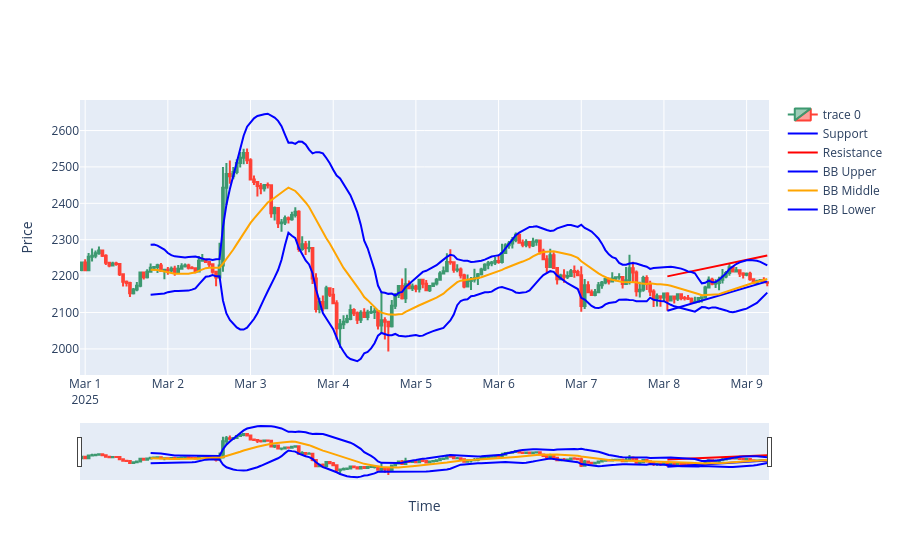
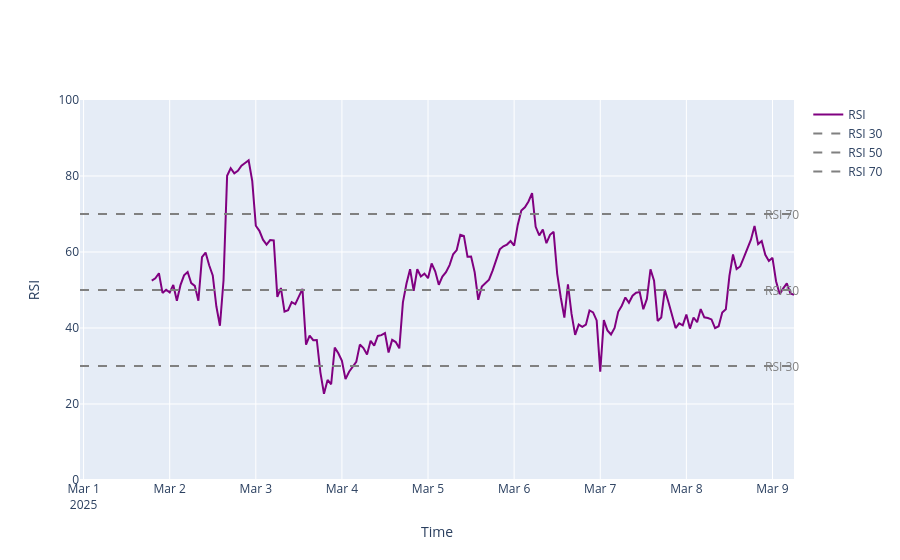

Notebook source saved alongside these figures, in order:
### Markdown cell above
SUPPORT & RESISTANCE hadgalsanaas hoish db-nees data tataj chart zurj shalgah heseg

### Code cell
# ==== db-nees data tataj chart zurah =====
df = fetch_data_from_db(window_size=200, start_date=None, end_date=None)

# Plot candlestick chart with support, resistance, and Bollinger Bands
fig = go.Figure(data=[go.Candlestick(x=df.index,
                open=df['open'],
                high=df['high'],
                low=df['low'],
                close=df['close'])])
fig.add_trace(go.Scatter(x=df.index, y=df['support'], mode='lines', name='Support', line=dict(color='blue')))
fig.add_trace(go.Scatter(x=df.index, y=df['resistance'], mode='lines', name='Resistance', line=dict(color='red')))
fig.add_trace(go.Scatter(x=df.index, y=df['bb_upper'], mode='lines', name='BB Upper', line=dict(color='blue')))
fig.add_trace(go.Scatter(x=df.index, y=df['bb_middle'], mode='lines', name='BB Middle', line=dict(color='orange')))
fig.add_trace(go.Scatter(x=df.index, y=df['bb_lower'], mode='lines', name='BB Lower', line=dict(color='blue')))

fig.update_layout(
    xaxis=dict(
        title="Time"
    ),
    yaxis=dict(
        title="Price"
    )
)

fig.show()

# Plot RSI chart separately
rsi_fig = go.Figure()
rsi_fig.add_trace(go.Scatter(x=df.index, y=df['rsi'], mode='lines', name='RSI', line=dict(color='purple')))

# Add RSI level lines
rsi_levels = [30, 50, 70]
for level in rsi_levels:
    rsi_fig.add_trace(go.Scatter(x=[df.index[0], df.index[-1]], y=[level, level], mode='lines', name=f'RSI {level}', line=dict(color='grey', dash='dash')))

# Update layout for RSI chart
rsi_fig.update_layout(
    yaxis=dict(
        title="RSI",
        range=[0, 100]
    ),
    xaxis=dict(
        title="Time"
    ),
    annotations=[
        dict(
            x=1.01,
            y=level,
            xref='paper',
            yref='y',
            text=f'RSI {level}',
            showarrow=False,
            font=dict(color='grey')
        ) for level in rsi_levels
    ]
)

rsi_fig.show()

### Figure 1 — Plotly figure (JSON) as saved in the notebook; plotly's stock layout.template omitted (floating-point values rounded to 4 significant figures; data arrays with more than 128 entries replaced by an {"elided": "..."} marker saying what was removed)
{"data": [{"close": {"elided": "200 float values"}, "high": {"elided": "200 float values"}, "low": {"elided": "200 float values"}, "open": {"elided": "200 float values"}, "type": "candlestick", "x": {"elided": "200 str values"}}, {"line": {"color": "blue"}, "mode": "lines", "name": "Support", "type": "scatter", "x": {"elided": "200 str values"}, "y": {"elided": "200 float values"}}, {"line": {"color": "red"}, "mode": "lines", "name": "Resistance", "type": "scatter", "x": {"elided": "200 str values"}, "y": {"elided": "200 float values"}}, {"line": {"color": "blue"}, "mode": "lines", "name": "BB Upper", "type": "scatter", "x": {"elided": "200 str values"}, "y": {"elided": "200 float values"}}, {"line": {"color": "orange"}, "mode": "lines", "name": "BB Middle", "type": "scatter", "x": {"elided": "200 str values"}, "y": {"elided": "200 float values"}}, {"line": {"color": "blue"}, "mode": "lines", "name": "BB Lower", "type": "scatter", "x": {"elided": "200 str values"}, "y": {"elided": "200 float values"}}], "layout": {"xaxis": {"title": {"text": "Time"}}, "yaxis": {"title": {"text": "Price"}}}}

### Figure 2 — Plotly figure (JSON) as saved in the notebook; plotly's stock layout.template omitted (floating-point values rounded to 4 significant figures; data arrays with more than 128 entries replaced by an {"elided": "..."} marker saying what was removed)
{"data": [{"line": {"color": "purple"}, "mode": "lines", "name": "RSI", "type": "scatter", "x": {"elided": "200 str values"}, "y": {"elided": "200 float values"}}, {"line": {"color": "grey", "dash": "dash"}, "mode": "lines", "name": "RSI 30", "type": "scatter", "x": ["2025-02-28T23:00:00", "2025-03-09T06:00:00"], "y": [30, 30]}, {"line": {"color": "grey", "dash": "dash"}, "mode": "lines", "name": "RSI 50", "type": "scatter", "x": ["2025-02-28T23:00:00", "2025-03-09T06:00:00"], "y": [50, 50]}, {"line": {"color": "grey", "dash": "dash"}, "mode": "lines", "name": "RSI 70", "type": "scatter", "x": ["2025-02-28T23:00:00", "2025-03-09T06:00:00"], "y": [70, 70]}], "layout": {"annotations": [{"font": {"color": "grey"}, "showarrow": false, "text": "RSI 30", "x": 1.01, "xref": "paper", "y": 30, "yref": "y"}, {"font": {"color": "grey"}, "showarrow": false, "text": "RSI 50", "x": 1.01, "xref": "paper", "y": 50, "yref": "y"}, {"font": {"color": "grey"}, "showarrow": false, "text": "RSI 70", "x": 1.01, "xref": "paper", "y": 70, "yref": "y"}], "xaxis": {"title": {"text": "Time"}}, "yaxis": {"range": [0, 100], "title": {"text": "RSI"}}}}
